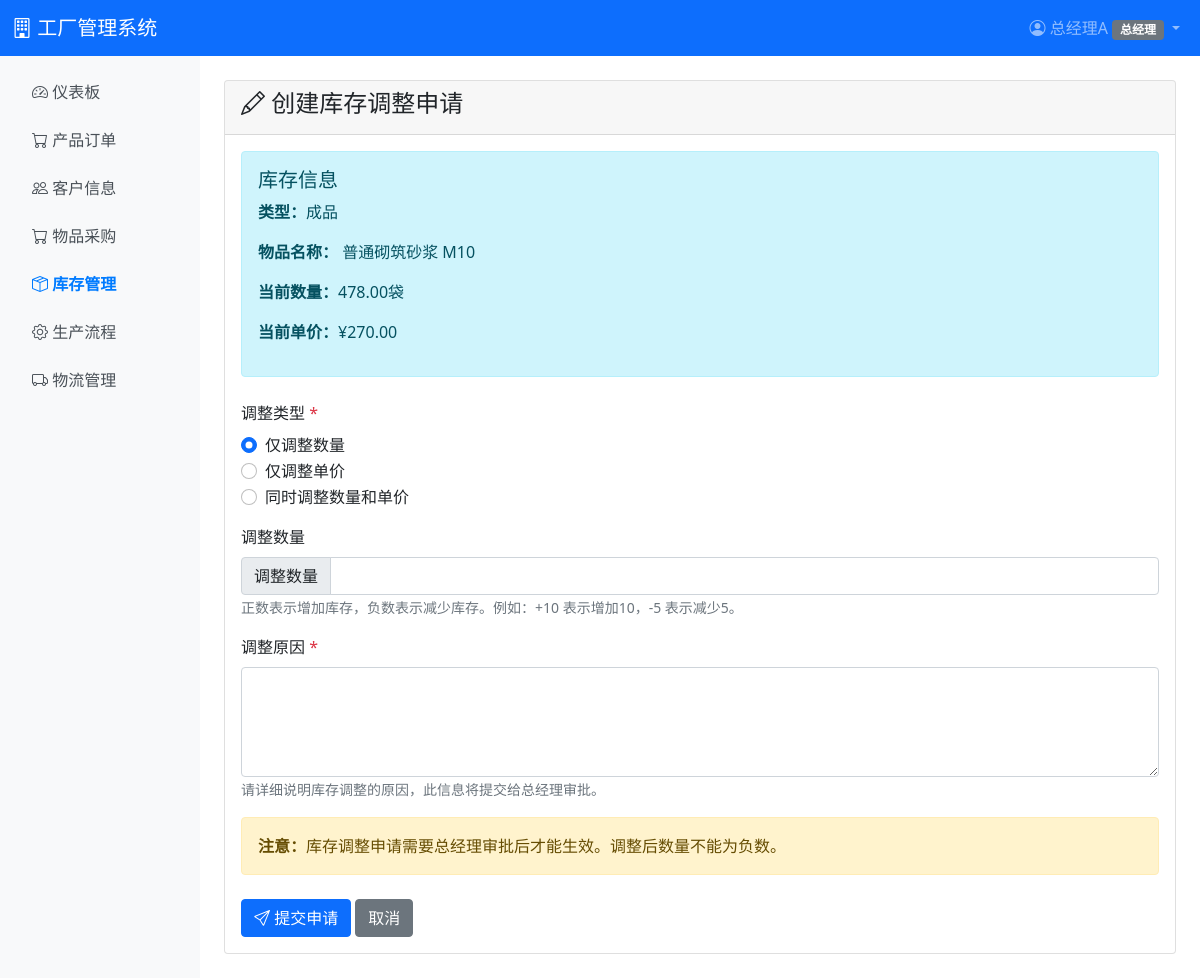
/inventory/adjustments/create/3/ (signed in), run on an earlier commit of the app's database.
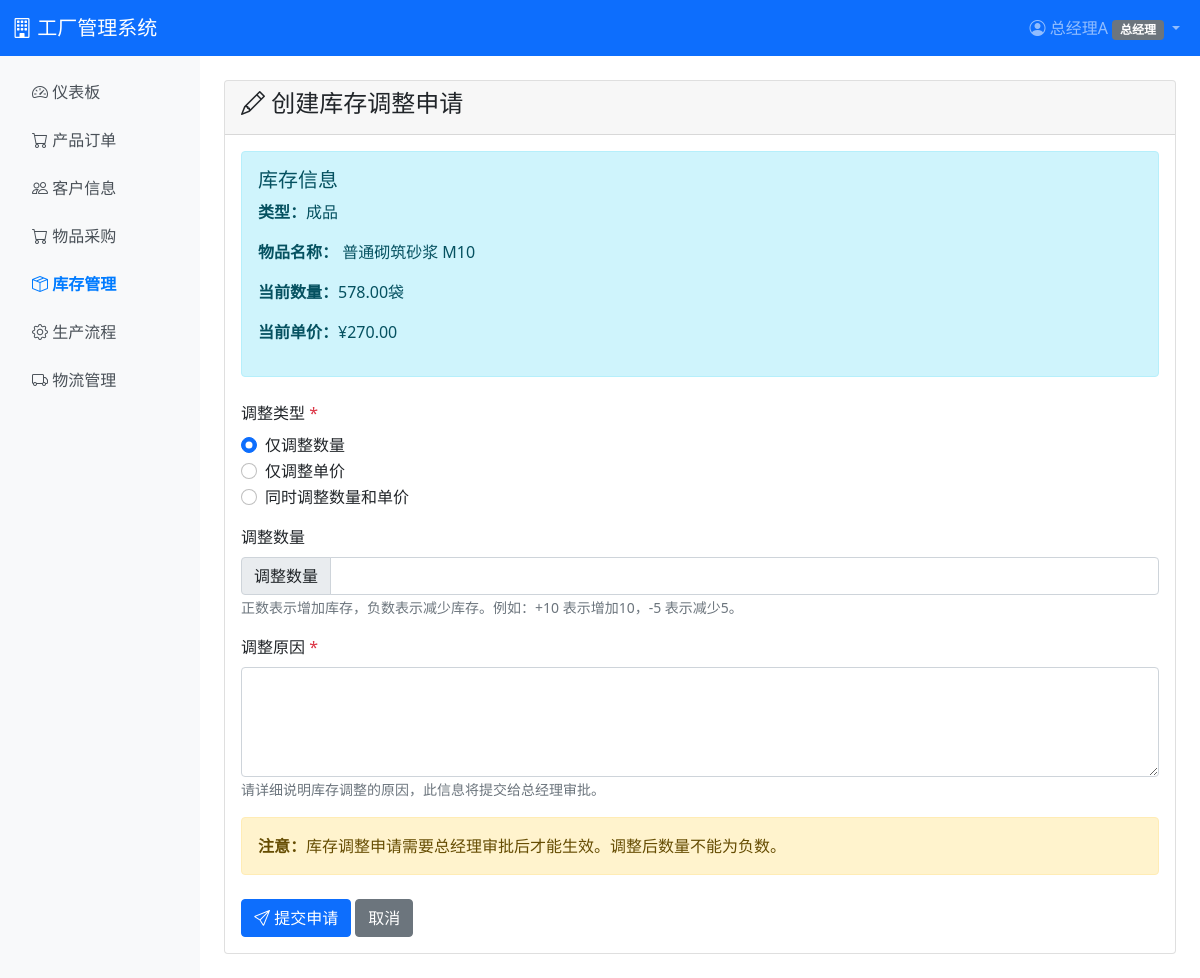
And on a later commit of the database.
### inventory/models.py (models this page shows, shortened)
class Inventory(models.Model):
    INVENTORY_TYPE_CHOICES = [
        ('product', '成品'),
        ('material', '原料'),
        ('other', '其它'),
    ]
    inventory_type = models.CharField(max_length=20, choices=INVENTORY_TYPE_CHOICES, verbose_name='库存类型')
    product = models.ForeignKey(Product, on_delete=models.CASCADE, null=True, blank=True, related_name='inventory', verbose_name='成品')
    material = models.ForeignKey(Material, on_delete=models.CASCADE, null=True, blank=True, related_name='inventory', verbose_name='原料')
    other_name = models.CharField(max_length=200, blank=True, verbose_name='其它物品名称')
    quantity = models.DecimalField(max_digits=10, decimal_places=2, default=0, validators=[MinValueValidator(0)], verbose_name='数量')
    unit = models.CharField(max_length=20, verbose_name='单位')
    updated_at = models.DateTimeField(auto_now=True, verbose_name='更新时间')
    class Meta:
        verbose_name = '库存'
        verbose_name_plural = '库存'
        constraints = [
            models.UniqueConstraint(
                fields=['inventory_type', 'product'],
                condition=models.Q(inventory_type='product'),
                name='unique_product_inventory'
            ),
            models.UniqueConstraint(
                fields=['inventory_type', 'material'],
                condition=models.Q(inventory_type='material'),
                name='unique_material_inventory'
            ),
            models.UniqueConstraint(
                fields=['inventory_type', 'other_name'],
                condition=models.Q(inventory_type='other') & ~models.Q(other_name=''),
                name='unique_other_inventory'
            ),
        ]
    def get_unit_price(self):
        if self.inventory_type == 'product' and self.product:
            return self.product.unit_price or 0
        elif self.inventory_type == 'material' and self.material:
            return self.material.unit_price or 0
        elif self.inventory_type == 'other':
            return 0
        return 0

class Product(models.Model):
    sku = models.CharField(max_length=50, unique=True, verbose_name='SKU编码')
    name = models.CharField(max_length=200, verbose_name='产品名称')
    category = models.ForeignKey(ProductCategory, on_delete=models.PROTECT, null=True, blank=True, verbose_name='分类')
    specification = models.TextField(blank=True, verbose_name='规格说明')
    unit_price = models.DecimalField(max_digits=10, decimal_places=2, default=0, verbose_name='基础单价')
    sale_price = models.DecimalField(max_digits=10, decimal_places=2, verbose_name='售价')
    safety_stock = models.DecimalField(max_digits=10, decimal_places=2, default=0, verbose_name='安全库存')
    unit = models.CharField(max_length=20, default='件', verbose_name='单位')
    created_at = models.DateTimeField(auto_now_add=True, verbose_name='创建时间')
    updated_at = models.DateTimeField(auto_now=True, verbose_name='更新时间')
    class Meta:
        verbose_name = '成品'
        verbose_name_plural = '成品'
        ordering = ['sku']

### inventory/views.py (the view)
# urls.py: path('adjustments/create/<int:inventory_pk>/', views.inventory_adjustment_create, name='adjustment_create'),
@login_required
@role_or_permission_required('warehouse', 'ceo', permission_code='inventory.adjustment.create')
def inventory_adjustment_create(request, inventory_pk):
    from .forms import InventoryAdjustmentRequestForm
    from django.utils import timezone
    inventory = get_object_or_404(Inventory, pk=inventory_pk)
    if request.method == 'POST':
        form = InventoryAdjustmentRequestForm(request.POST)
        if form.is_valid():
            adjustment = form.save(commit=False)
            adjustment.inventory = inventory
            adjustment.current_quantity = inventory.quantity
            adjustment.current_unit_price = inventory.get_unit_price()
            adjustment.applicant = request.user
            adjustment.request_no = f"IAR{timezone.now().strftime('%Y%m%d%H%M%S')}"
            adjustment_type = form.cleaned_data.get('adjustment_type')
            adjust_quantity = form.cleaned_data.get('adjust_quantity') or 0
            adjust_unit_price = form.cleaned_data.get('adjust_unit_price')
            if adjustment_type == 'quantity' or adjustment_type == 'both':
                adjustment.adjust_quantity = adjust_quantity
                adjustment.new_quantity = adjustment.current_quantity + adjust_quantity
            else:
                adjustment.adjust_quantity = 0
                adjustment.new_quantity = adjustment.current_quantity
            if adjustment_type == 'price' or adjustment_type == 'both':
                if adjust_unit_price is not None:
                    adjustment.adjust_unit_price = adjust_unit_price
                    adjustment.new_unit_price = adjust_unit_price
                else:
                    adjustment.new_unit_price = adjustment.current_unit_price
            else:
                adjustment.adjust_unit_price = None
                adjustment.new_unit_price = adjustment.current_unit_price
            if adjustment.new_quantity < 0:
                messages.error(request, '调整后数量不能为负数')
                return render(request, 'inventory/adjustment_form.html', {'form': form, 'inventory': inventory})
            adjustment.save()
            messages.success(request, f'库存调整申请 {adjustment.request_no} 已提交，等待总经理审批')
            return redirect('inventory:adjustment_list')
    else:
        form = InventoryAdjustmentRequestForm()
    return render(request, 'inventory/adjustment_form.html', {'form': form, 'inventory': inventory})

### templates/inventory/adjustment_form.html (shortened to what this page needs)
{% extends 'base.html' %}
{% block content %}
<div class="card">
    <div class="card-header">
        <h4><i class="bi bi-pencil"></i> 创建库存调整申请</h4>
    </div>
    <div class="card-body">
        <div class="alert alert-info mb-4">
            <h5>库存信息</h5>
            <p><strong>类型：</strong>{{ inventory.get_inventory_type_display }}</p>
            <p><strong>物品名称：</strong>
                {% if inventory.inventory_type == 'product' %}
                    {{ inventory.product.name }}
                {% else %}
                    {{ inventory.material.name }}
                {% endif %}
            </p>
            <p><strong>当前数量：</strong>{{ inventory.quantity }}{{ inventory.unit }}</p>
            <p><strong>当前单价：</strong>¥{{ inventory.get_unit_price|floatformat:2 }}</p>
        </div>
        <form method="post">
            <div class="mb-3">
                <label class="form-label">{{ form.adjustment_type.label }} <span class="text-danger">*</span></label>
                <div class="form-check">
                    <input class="form-check-input" type="radio" name="adjustment_type" id="adjustment_type_quantity" value="quantity" checked onchange="toggleAdjustmentFields()">
                    <label class="form-check-label" for="adjustment_type_quantity">
                        仅调整数量
                    </label>
                </div>
                <div class="form-check">
                    <input class="form-check-input" type="radio" name="adjustment_type" id="adjustment_type_price" value="price" onchange="toggleAdjustmentFields()">
                    <label class="form-check-label" for="adjustment_type_price">
                        仅调整单价
                    </label>
                </div>
                <div class="form-check">
                    <input class="form-check-input" type="radio" name="adjustment_type" id="adjustment_type_both" value="both" onchange="toggleAdjustmentFields()">
                    <label class="form-check-label" for="adjustment_type_both">
                        同时调整数量和单价
                    </label>
                </div>
            </div>
            <div class="mb-3" id="quantity_field">
                <label class="form-label">{{ form.adjust_quantity.label }}</label>
                <div class="input-group">
                    <span class="input-group-text">调整数量</span>
                    {{ form.adjust_quantity }}
                </div>
                <small class="form-text text-muted">
                    正数表示增加库存，负数表示减少库存。例如：+10 表示增加10，-5 表示减少5。
                </small>
            </div>
            <div class="mb-3">
                <label class="form-label">{{ form.reason.label }} <span class="text-danger">*</span></label>
                {{ form.reason }}
                <small class="form-text text-muted">请详细说明库存调整的原因，此信息将提交给总经理审批。</small>
            </div>
            <div class="alert alert-warning">
                <strong>注意：</strong>库存调整申请需要总经理审批后才能生效。调整后数量不能为负数。
            </div>
            <div class="mt-4">
                <button type="submit" class="btn btn-primary">
                    <i class="bi bi-send"></i> 提交申请
                </button>
                <a href="{% url 'inventory:inventory_list' %}" class="btn btn-secondary">取消</a>
            </div>
        </form>
    </div>
</div>
{% endblock %}

What changed in the data, as far as the page shows it:
changed Inventory "成品": quantity "478.00" → "578.00"
